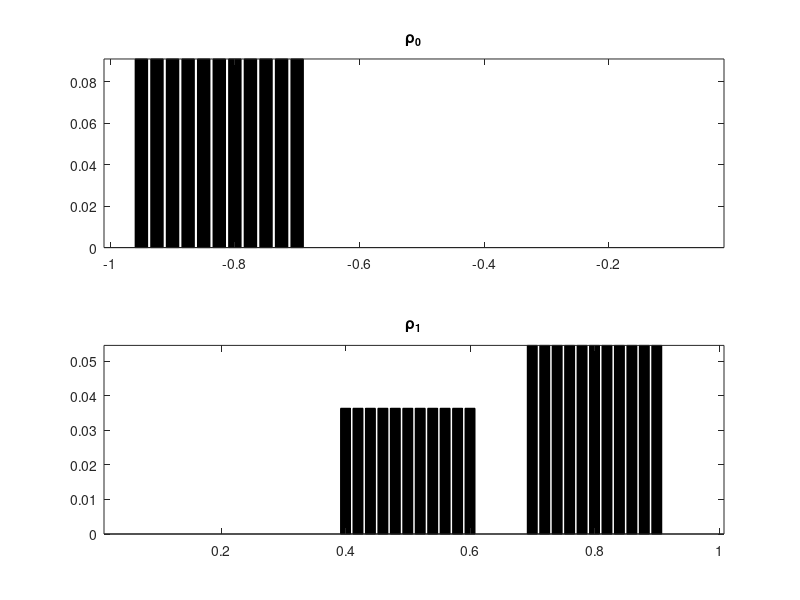

This figure's MATLAB source: (Note: this script raises an error after producing the figure.)
%% Debug-Generalized Multimarginal
%% Multi-Marginal Optimal mass transport problem
% This script numerically solves an OMT problem as follows:
% 1. Transportation cost: C_{ijk} = \frac{x_{i}^2}{t_{k}} + \frac{y_{i}^2}{T - t_{k}}
% 2. Transportation map: Pi_{ijk} with its three marginials: p_i, q_i, r_k
%    such that \sum_{jk} = p_{i}, \sum_{ik} = q_{j}, \sum_{ij} = r_k.
%    p_i and q_j are two probability vector   
% 3. The mariginal along the t cooridinates has an upper-bound cap*T/n holds all the time.
% 4. p is transported to q in the time interval [0,T]

% The optimizer is the vector r_k which minimize the transportation cost:
% min_{ijk} C_{ijk}.*\Pi_{ijk}

% The code works in MATLAB 2019 a,b
% CVX with MOSEK solver is used:
% Installation of CVX: http://cvxr.com/cvx/

%% This Script is for Dirac transportation and plot, check note for the desired figure we want to see 
clear all
clc
%% Define the two probability distributions p_{i} and q_{j} and cooridinates X(p), Y(q)
% Consider p_{i} and q_{j} are two discretes distributions 
% p_{i}: i = 1, 2,..., n1
% q_{j}: j = 1, 2,..., n2
 
%% Normalized Diracs distributions p,q in histogram

% 
n1 = 40; % (not exceed 1000)
n2 = 50; % (not exceed 1000)

x = (0:n1-1)'/n1-1; % x \in [-1,0]
y = (1:n2)'/n2;     % y \in [ 0,1]

% Useful functions 
normalize = @(a)a/sum(a(:));  % Normalization function 

% Generate Dirac
p = zeros(size(x));
p((n1/5-5):(n1/5+5)) = 2;      % 'Dirac 1'


q = zeros(size(y));
q((n2/2-5):(n2/2+5)) = 2;      % 'Dirac 2'
q((n2*4/5-5):(n2*4/5+5)) = 3;  % 'Dirac 3'

p = normalize(p);
q = normalize(q);



% Plot the two distributions p and q
figure(1)
subplot(2,1,1);
bar(x, p, 'k'); axis tight;
title('\rho_{0}')
subplot(2,1,2);
bar(y, q, 'k'); axis tight;
title('\rho_{1}')

%% Define the time t_{i} \in [0, T] (tk):
% Discretization of the time mariginal by nt (not exceed 500)
nt = 30;

% Define the time interval [0,T], notice that T is not neccesary to be 1.
T = 1;
t = T*(0+0.01:nt-0.01)'/nt;

%% Define the cost function C(x,y,t):
% C(x,y,t) = C_{ijk} = (x_i)^2./t_k + (y_i)^2/(T - t_k)
% Compute the 3-dimensional Cost matrix
[X,Y,tk] = meshgrid(x,y,t);
C = X.^2./tk + Y.^2./(T-tk);

% The order of the x-y axis need to be changed by the permute function,
Cost = permute(C,[2,1,3]);

%% CVX solver 
% The optimization problem:
% Variables: 
% The multi marginial coupling \Pi, the 'toll' constraint on time r_{k}
% Objective fucntion: \sum_{i}\sum_{j}\sum_{k} Cost(i,j,k).*\Pi 
% Constraints: 
% 1) marginal p_i, q_j, r_k
% 2) lower bound of \Pi_{i,j,k}: \Pi_{i,j,k} \geq 0
% 3) lower and upper bound of r_{k}: 0 \geq r_{k} \leq (capacity.*T./nt)

% The CVX solver: MOSEK needs to be installed. 
% The sum function in the CVX package do not support high dimension summation
% The capacity constraint should be larger than 1: cap*T/nt>1

% Define the capacity 
cap = 2;
capacity = cap*T/nt;
%%
cvx_begin
cvx_solver mosek
cvx_precision best
    variable Pi(n1,n2,nt)
    variable rk(nt)
    minimize(sum(sum(sum(Cost.*Pi))))
    subject to  
    % Define multi-marginal coupling counstraints:
    % 1.Marginal constraints on x coordinate
      squeeze(sum(sum(permute(Pi,[2,3,1])))) == p;
    % 2.Marginal constraints on y coordinate   
      squeeze(sum(sum(permute(Pi,[3,1,2])))) == q;
    % 3.Marinigal on t-coordinate
      squeeze(sum(sum(Pi))) == rk; 
      % squeeze(sum(sum(Pi))) <= capacity;
    % 4.Element-wise lower bound for \Pi
      Pi >= 0;
    % 5.Capacity/Toll constraint
      % 0 <= rk <= capacity;    % r_{k} with upperbound,
       0 <= rk                % r_{k} without upperbound.
cvx_end


%% Check 3 marginal constraints:
fprintf('Constraints deviation (should be 0):'); 
sum(squeeze(sum(sum(permute(Pi,[2,3,1])))) - p)
sum(squeeze(sum(sum(permute(Pi,[3,1,2])))) - q)
sum(squeeze(sum(sum(Pi)))- rk)

%% Show that t marginal is a prbability measure
fprintf('Time marginal measure check:'); 
sum(rk)

%% Plots of rk, evolutionary probability distributions at moment t
figure(2)
flux = plot(t,rk);
flux.LineWidth = 2;
flux.Color ='#0072BD';
title('Marginal of Time between [0,T]')

figure(3)
bar(t,rk, 'k'); axis tight;
title('Marginal of Time between [0,T]')

%% 3D plot with 3 marginals
% Things need to be plotted here:
% 1. p  with x-axis, 2. q with y-axis, 3. rk with t-axis, 4. capacity 
% Original coordinates:
% x = (0:n1-1)'/n1-1;         % x \in [-1,0]
% y = (1:n2)'/n2;             % y \in [0,1]
% t = T*(0+0.01:nt-0.01)'/nt; % t \in [0,1]

% Generate new coordinates for 3D plot
xx1 = x;
xx2 = zeros(size(xx1));
xx = [xx1,xx2,p];
yy1 = y;
yy2 = ones(size(yy1));
yy = [yy1,yy2,q];
tt1 = t;
tt2 = zeros(size(tt1));
tollheight = capacity*ones(size(tt1));


%% figure: Line plot3
figure(4)
p1 = plot3(xx1,xx2,p,'LineWidth',3);
hold on
p2 = plot3(yy1,yy2,q,'LineWidth',3);
scaler = 20;
% tplot = plot(rk*scaler,tt1,'LineWidth',2,'Color','k','LineStyle',':');
tplot = plot3(tt2,tt1,rk,'LineWidth',2,'Color','k');
toll = plot3(tt2,tt1,tollheight,'LineWidth',4,'Color','r','LineStyle',':');
hold off
grid on
xlabel('X/Y')
ylabel('Time')
zlabel('Probability Density')
title('3-D Line Plot')


%% Coupling of p and q illustration
pqCoupling = sum(Pi,3);
ptCoupling = squeeze(sum(Pi,2));
qtCoupling = squeeze(sum(Pi,1));

figure(5)
plot(t,rk)
%% Display the optimal assignement

figure(6)
p1 = plot3(xx1,xx2,p,'LineWidth',1.5,'Color','k');

hold on
p2 = plot3(yy1,yy2,q,'LineWidth',1.5,'Color','k');
tplot = plot3(tt2,tt1,rk,'LineWidth',1.5,'Color','k');
toll = plot3(tt2,tt1,tollheight,'LineWidth',1.5,'Color','r','LineStyle',':');
% bar3(tt2,tt1,tollheight);

% Plot the grey 'area' by Line
% pt Coupling (correct):
[Ipt,Jpt,~] = find(ptCoupling);
for ipt=1:length(Ipt)
    pt_assignement = plot([xx(Ipt(ipt),1),tt2(Jpt(ipt))],[xx(Ipt(ipt),2),tt1(Jpt(ipt))],'LineWidth',3,'Color',[0.8 0.8 0.8]);
end

% qt Coupling (order fixed):
[Iqt,Jqt,~] = find(qtCoupling);
for iqt=1:length(Iqt)
    qt_assignement = plot([yy(Iqt(iqt),1),tt2(Jqt(iqt))],[yy(Iqt(iqt),2),tt1(Jqt(iqt))],'LineWidth',3,'Color',[0.8 0.8 0.8]);
end

% Plot the Dash line within the grey area to show point-wise assigments
for iptdash=1:10:length(Ipt)
    pt_assignement_dash = plot([xx(Ipt(iptdash),1),tt2(Jpt(iptdash))],[xx(Ipt(iptdash),2),tt1(Jpt(iptdash))],'LineWidth',0.5,'LineStyle','--','Color','k');
end

for iqtdash=1:10:length(Iqt)
    qt_assignement_dash = plot([yy(Iqt(iqtdash),1),tt2(Jqt(iqtdash))],[yy(Iqt(iqtdash),2),tt1(Jqt(iqtdash))],'LineWidth',0.5,'LineStyle','--','Color','k');
end

% Color the 'bumps' with dark grey
% Bump: 1,2,3,... need manually input y coordinates of the bumps

% capacity = 2; 
yarea = [0.12 0.12 0.29 0.3 0.45 0.455 0.7 0.705 0.76 0.7651 0.84 0.85];
% capacity = 1.4;
% yarea = [0.1 0.105 0.3351 0.3451 0.39 0.4 0.865 0.875];

% capacity = 3;
% yarea = [0.14 0.15 0.255 0.2651 0.47 0.4751 0.525 0.535 0.555 0.565 0.67 0.675 0.77 0.78 0.83 0.84];
xarea = zeros(size(yarea));

zperiod = [0 capacity capacity 0];
zarea = [zperiod, zperiod, zperiod];

tollgrey = fill3(xarea,yarea,zarea, [0.2 0.2 0.2]);
tollgrey.FaceAlpha = 0.5;

ax = gca;
ax.FontSize = 13; 
hold off
xlabel('Space','FontSize',14)
ylabel('Time','FontSize',14)
% zlabel('Probability Density','FontSize',14)
zlabel('Density','FontSize',14)
view([-15 50])